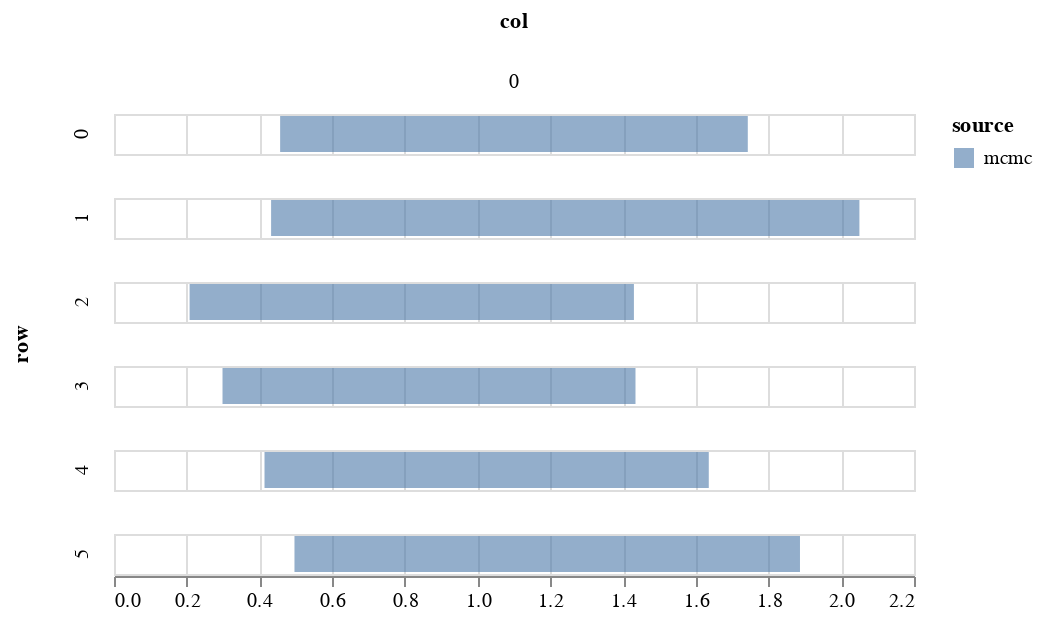

Here is the notebook cell this chart was saved with:
### Markdown cell above
## Plot quantiles

### Code cell
param = 'beta'
df = get_post_df(ps[param])
df_quant = df.groupby(['row', 'col'])[['value']].quantile(0.025).reset_index()
df_quant.rename({'value':'q1'}, axis=1, inplace=True)
df_quant2 = df.groupby(['row', 'col'])[['value']].quantile(0.975).reset_index()
df_quant2.rename({'value':'q2'}, axis=1, inplace=True)

df = df_quant.merge(df_quant2, on=['row', 'col'])

# simple quantile chart
df['source'] = 'mcmc'
c1 = alt.Chart(df).mark_bar(opacity=0.6).encode(
        alt.X('q1', title=None),
        alt.X2('q2', title=None),
        alt.Row('row'),
        alt.Column('col'),
        alt.Color('source')
)
c1

### Figure 1 — Vega-Lite specification as saved in the notebook (floating-point values rounded to 4 significant figures)
{"config": {"view": {"continuousWidth": 400, "continuousHeight": 300}}, "data": {"name": "data-91093136528e674fb7092dcde034c44e"}, "mark": {"type": "bar", "opacity": 0.6}, "encoding": {"color": {"type": "nominal", "field": "source"}, "column": {"type": "quantitative", "field": "col"}, "row": {"type": "quantitative", "field": "row"}, "x": {"type": "quantitative", "field": "q1", "title": null}, "x2": {"field": "q2", "title": null}}, "$schema": "https://vega.github.io/schema/vega-lite/v4.8.1.json", "datasets": {"data-91093136528e674fb7092dcde034c44e": [{"row": 0, "col": 0, "q1": 0.4569, "q2": 1.743, "source": "mcmc"}, {"row": 1, "col": 0, "q1": 0.432, "q2": 2.05, "source": "mcmc"}, {"row": 2, "col": 0, "q1": 0.2079, "q2": 1.43, "source": "mcmc"}, {"row": 3, "col": 0, "q1": 0.2984, "q2": 1.434, "source": "mcmc"}, {"row": 4, "col": 0, "q1": 0.4139, "q2": 1.636, "source": "mcmc"}, {"row": 5, "col": 0, "q1": 0.4963, "q2": 1.886, "source": "mcmc"}]}}
